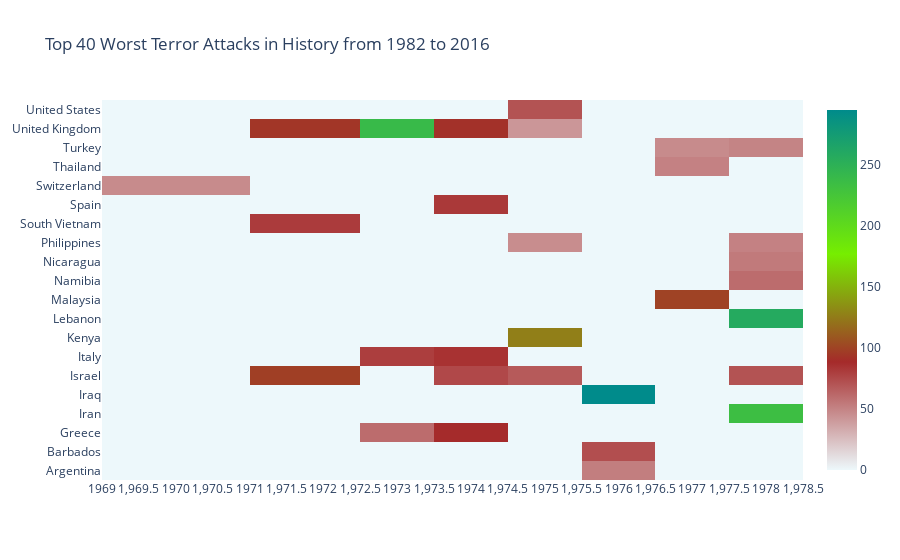

Notebook code cell kept with this figure:
### Code cell
import plotly.offline as py
py.init_notebook_mode(connected=True)
import plotly.graph_objs as go
colorscale = [[0, '#edf8fb'], [.3, '#A52A2A'],  [.6,'#76EE00'],  [1, '#008B8B']]
heatmap = go.Heatmap(z=heat.values, x=heat.columns, y=heat.index, colorscale=colorscale)
data = [heatmap]
layout = go.Layout(
    title='Top 40 Worst Terror Attacks in History from 1982 to 2016',
    xaxis = dict(ticks='', nticks=20),
    yaxis = dict(ticks='')
)
fig = go.Figure(data=data, layout=layout)
py.iplot(fig, filename='heatmap',show_link=False)

### Figure 1 — Plotly figure (JSON) as saved in the notebook; plotly's stock layout.template omitted (floating-point values rounded to 4 significant figures; data arrays with more than 128 entries replaced by an {"elided": "..."} marker saying what was removed)
{"data": [{"colorscale": [[0, "#edf8fb"], [0.3, "#A52A2A"], [0.6, "#76EE00"], [1, "#008B8B"]], "x": [1970, 1972, 1973, 1974, 1975, 1976, 1977, 1978], "y": ["Argentina", "Barbados", "Greece", "Iran", "Iraq", "Israel", "Italy", "Kenya", "Lebanon", "Malaysia", "Namibia", "Nicaragua", "Philippines", "South Vietnam", "Spain", "Switzerland", "Thailand", "Turkey", "United Kingdom", "United States"], "z": {"elided": "20x8 float values"}, "type": "heatmap"}], "layout": {"title": {"text": "Top 40 Worst Terror Attacks in History from 1982 to 2016"}, "xaxis": {"nticks": 20, "ticks": ""}, "yaxis": {"ticks": ""}}}
